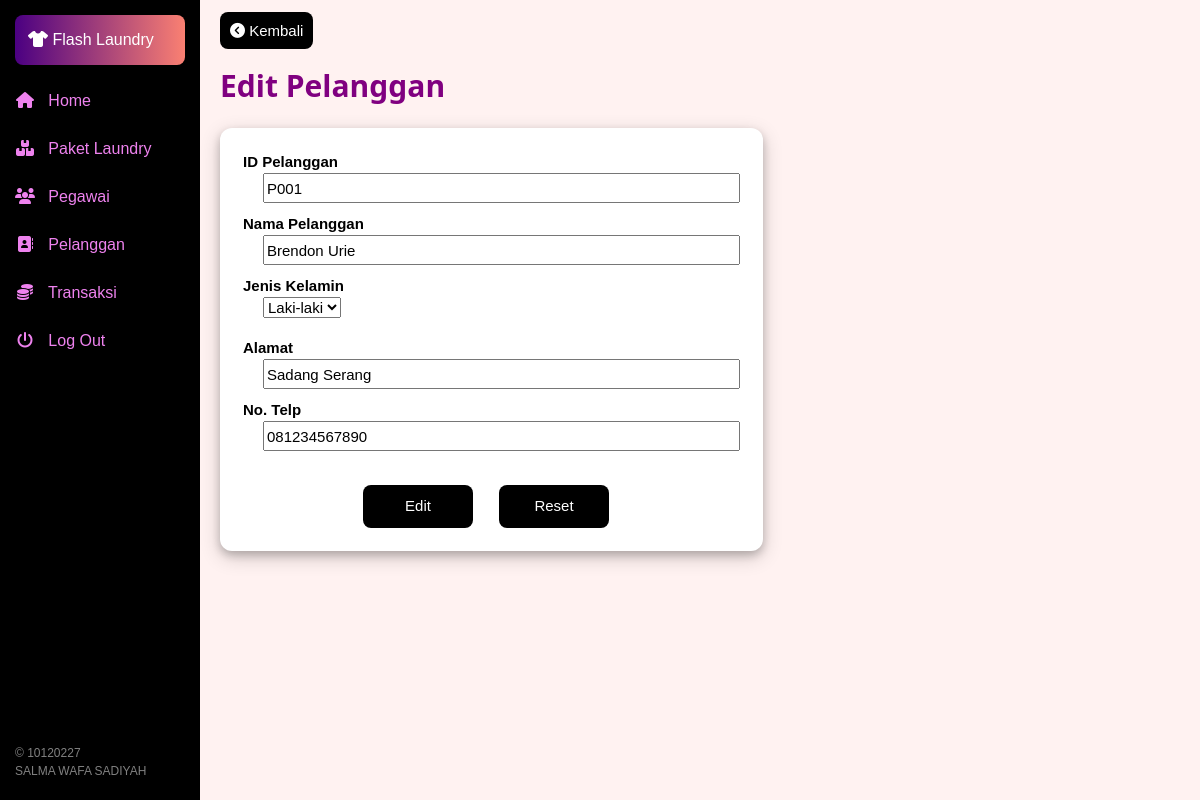
/pelanggan-edit-form.php?idPelanggan=P001, run on the app's committed database.
### tables this page shows
CREATE TABLE `pelanggan` (
  `idPelanggan` varchar(4) NOT NULL,
  `namaPelanggan` varchar(30) NOT NULL,
  `jk` enum('Laki-laki','Perempuan') NOT NULL,
  `alamat` text NOT NULL,
  `notelp` varchar(13) NOT NULL
);

### pelanggan-edit-form.php (the view, shortened to what this page needs)
<?php include_once("functions.php");?>
<!DOCTYPE html>
<link rel="stylesheet" href="https://cdnjs.cloudflare.com/ajax/libs/font-awesome/6.1.1/css/all.min.css">
<html><head><title>Edit Pelanggan</title></head>
<body>
<a href="pelanggan.php" class="btn-kembali"><i class="fa-solid fa-circle-chevron-left"></i>&nbspKembali</a>
<h2>Edit Pelanggan</h2>
<?php
    if(isset($_GET["idPelanggan"])) {
        $db=dbConnect();
        $idPelanggan=$db->escape_string($_GET["idPelanggan"]);
        if($data=getDataPelanggan($idPelanggan)){
            ?>
            <div class="main">
                <form method="post" action="pelanggan-edit-process.php" >
                    <table>
                        <tr>
                            <td class="td"><strong>ID Pelanggan</strong><br>
                            <input type="text" name="idPelanggan" size="50" maxlength="4"
                            value="<?php echo $data["idPelanggan"]; ?>" readonly></td>
                        </tr>
                        <tr>
                            <td class="td"><strong>Nama Pelanggan</strong><br>
                            <input type="text" name="namaPelanggan" size="50" maxlength="30"
                            value="<?php echo $data["namaPelanggan"]; ?>" placeholder="Masukkan nama pelanggan disini"
                            pattern="[A-Za-z\s']+" title="Isi dengan huruf dan tanda ( ' )" required></td>
                        </tr>
                        <tr>
                            <td class="td"><strong>Jenis Kelamin</strong><br>
                            <select name="jk" style="margin-left:20px">
                                <option value="<?php echo $data["jk"]; ?>" selected><?php echo $data["jk"]; ?></option>
                            </select>
                            </td>
                        </tr>
                        <tr>
                            <td class="td"><strong>Alamat</strong><br>
                            <input type="text" name="alamat" size="50"
                            value="<?php echo $data["alamat"]; ?>" placeholder="Masukkan alamat disini"
                            pattern="[A-Za-z0-9\s./,]+" title="Isi dengan huruf, angka dan tanda [ ' . , / ]"required></td>
                        </tr>
                        <tr>
                            <td class="td"><strong>No. Telp</strong><br>
                            <input type="text" name="notelp" size="50" maxlength="13"
                            value="<?php echo $data["notelp"]; ?>" placeholder="Masukkan no telp disini"
                            pattern="[0-9]+" title="Isi dengan angka saja"required></td>
                        </tr>
                    </table>
                    <br>
                    <table style="display:block;margin-left:120px">
                        <td><button type="submit" name="btnedit" class="btn">Edit</button></td>
                        <td style="width:20px"></td>
                        <td><button type="reset" class="btn">Reset</button></td>
                    </table>
                </form>
            </div>
            <?php
        }
    }
?>
</body>
</html>

### w3.css (style rules this page uses)
*,*:before,*:after { box-sizing:inherit }
html { -ms-text-size-adjust:100%;-webkit-text-size-adjust:100% }
body { margin:0 }
a { background-color:transparent }
b,strong { font-weight:bolder }
button,input,select,textarea,optgroup { font:inherit;margin:0 }
button,input { overflow:visible }
button,select { text-transform:none }
button,[type=button],[type=reset],[type=submit] { -webkit-appearance:button }
html,body { font-family:Verdana,sans-serif;font-size:15px;line-height:1.5 }
html { overflow-x:hidden }
h2 { font-size:30px }
h1,h2,h3,h4,h5,h6 { font-family:"Segoe UI",Arial,sans-serif;font-weight:400;margin:10px 0 }
a { color:inherit }

### pelanggan-edit-form.php (style rules this page uses)
body { background: #fff2f1; padding: 20px; margin-left: 200px; position: relative; }
h2 { margin:auto; color:purple; text-align:left; font-weight:bold; display: block; width: 100%; padding-bottom:20px; padding-top:20px; }
input { height:30px; margin-left:20px; }
.main { padding: 20px; padding:20px; box-shadow: 0 4px 8px 0 rgba(0, 0, 0, 0.2), 0 6px 20px 0 rgba(0, 0, 0, 0.19); border-radius: 12px; background:white; width: fit-content; }
.td { height:60px; vertical-align: top; }
.btn { background-color: black; color: white; text-align: center; padding: 10px; width: 110px; border-radius: 8px; border:0; }
.btn-kembali { background-color: black; color: white; text-align: center; padding: 10px; width: 110px; text-decoration: none; border-radius: 8px; border:0; }

### data on the page
pelanggan: idPelanggan "P001", namaPelanggan "Brendon Urie", jk "Laki-laki", alamat "Sadang Serang", notelp "081234567890"
